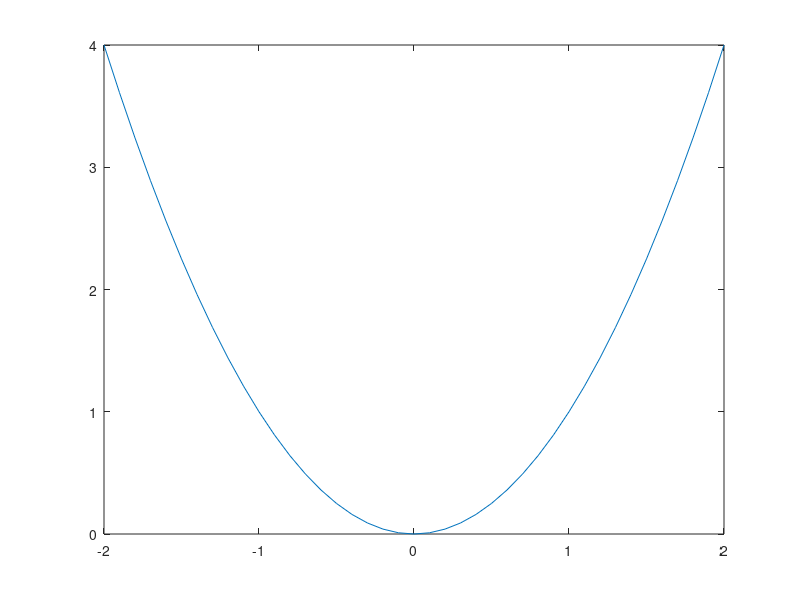
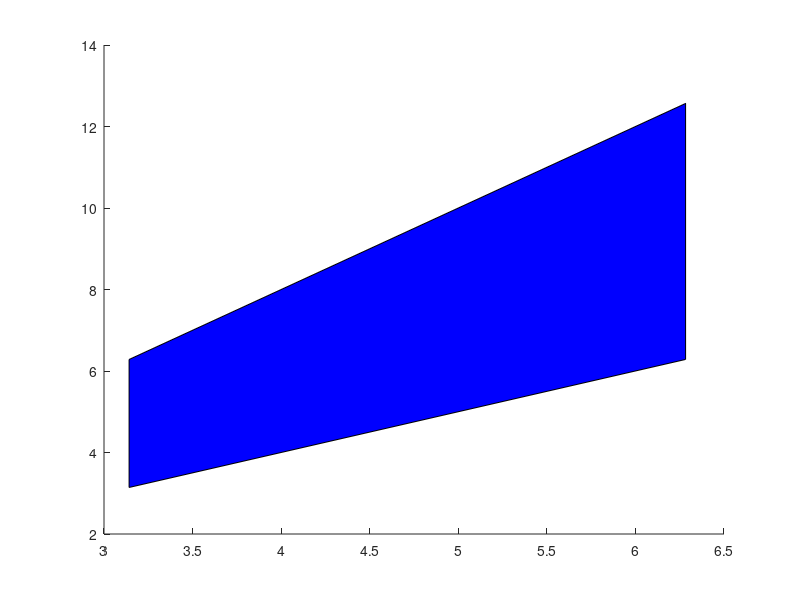

The MATLAB script that drew these images, in order: (Note: this script raises an error after producing the figures.)
% Code for Code block demostrations  

clc; clear;


% % Curves
% curve y = x^2
% create x values from -2 to 2, spaced 0.1 apart
x = -2:0.1:2; 

% compute y = x^2. 
% .^, rather than ^, is used when operating on lists/arrays
y = x.^2;

% plot curve
figure
plot(x,y);      % for curves in 3D, use plot3(x,y,z) instead of plot(x,y)



% % Shaded Region
% region bounded by y= 2x, y=x, x=π, and x= 2π
x = [pi pi 2*pi 2*pi]; y = [pi 2*pi 4*pi 2*pi];

figure
patch(x,y,'b');             % last argument 'b' is the color blue
xline(0); yline(0);         % axes lines 
xlabel('x'); ylabel('y');   % axes labels
grid on; axis equal;        % grid lines and equal scaling on axes
axis([-2 8 -2 16]);         % customize the x and y limits of generated figure



% % Vector field F(x,y) = (-x,y)
% create x-y grid from -3 to 3 on each axis, spaced 0.5 apart
[X,Y] = meshgrid(-3:0.5:3,-3:0.5:3); 

% compute vector field F(x,y) = (-x,y) = (u,v)
U = -X; V = Y;

% plot vector field
figure
quiver(X,Y,U,V);



% % Surface f(x,y) = sinx + cosy
% create a 20x20 grid of evenly spaced points from 0 to 2pi
% linspace is advised when spacing is hard to compute for limits like 2pi
[X,Y] = meshgrid(linspace(0,2*pi,20),linspace(0,2*pi,20));

% compute f(x,y), storing as Z
Z = sin(X) + cos(Y);

% plot surface
figure
surf(X,Y,Z);
xlabel('x'); ylabel('y'); zlabel('z');              % axes labels
title('myTitle');                                   % title
view([-1 -1.5 1.5]); axis([0 2*pi 0 2*pi -2 2]);    % customized view perspective